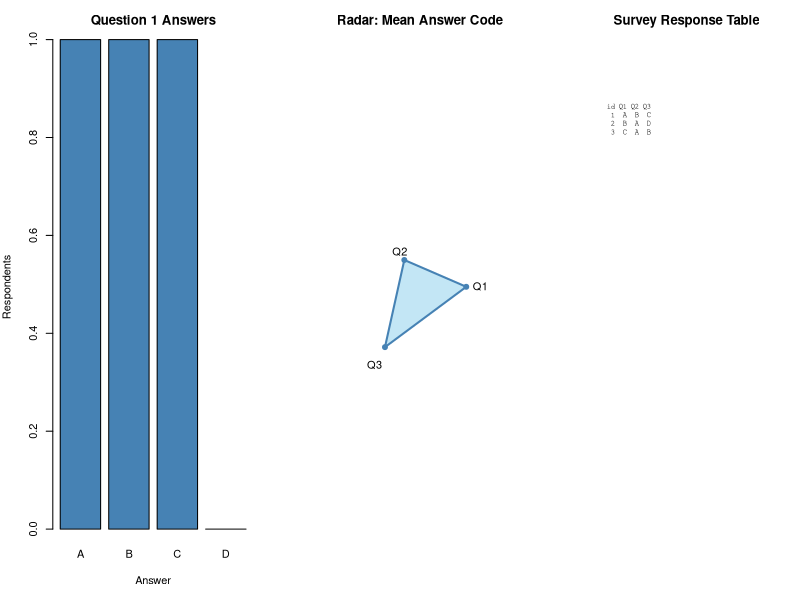

Generate this figure with R:
# Set 14: Survey Results
responses <- data.frame(id = 1:3, Q1 = c("A", "B", "C"), Q2 = c("B", "A", "A"), Q3 = c("C", "D", "B"))
questions <- responses[c("Q1", "Q2", "Q3")]
counts <- sapply(questions, function(x) table(factor(x, levels = LETTERS[1:4])))
old <- par(mfrow = c(1, 3), mar = c(5, 4, 3, 1))
barplot(counts[, "Q1"], xlab = "Answer", ylab = "Respondents", main = "Question 1 Answers", col = "steelblue")
# Radar-style plot of mean ordinal answer codes (A=1 through D=4).
means <- sapply(questions, function(x) mean(match(x, LETTERS[1:4])))
angles <- seq(0, 2 * pi, length.out = length(means) + 1)[-length(means) - 1]
coords <- cbind(means * cos(angles), means * sin(angles))
plot(coords, type = "n", asp = 1, xlim = c(-4, 4), ylim = c(-4, 4), axes = FALSE, xlab = "", ylab = "", main = "Radar: Mean Answer Code")
polygon(coords, col = adjustcolor("skyblue", .5), border = "steelblue", lwd = 2)
points(coords, pch = 19, col = "steelblue")
text(1.3 * coords, labels = names(means))
plot.new(); title("Survey Response Table")
text(.05, .9, paste(capture.output(print(responses, row.names = FALSE)), collapse = "\n"), adj = c(0, 1), family = "mono", cex = .65)
par(old)
cat("Radar chart treats answer choices as ordinal codes A=1 to D=4; this is a visualization convention, not an inherent numeric scale.\n")
